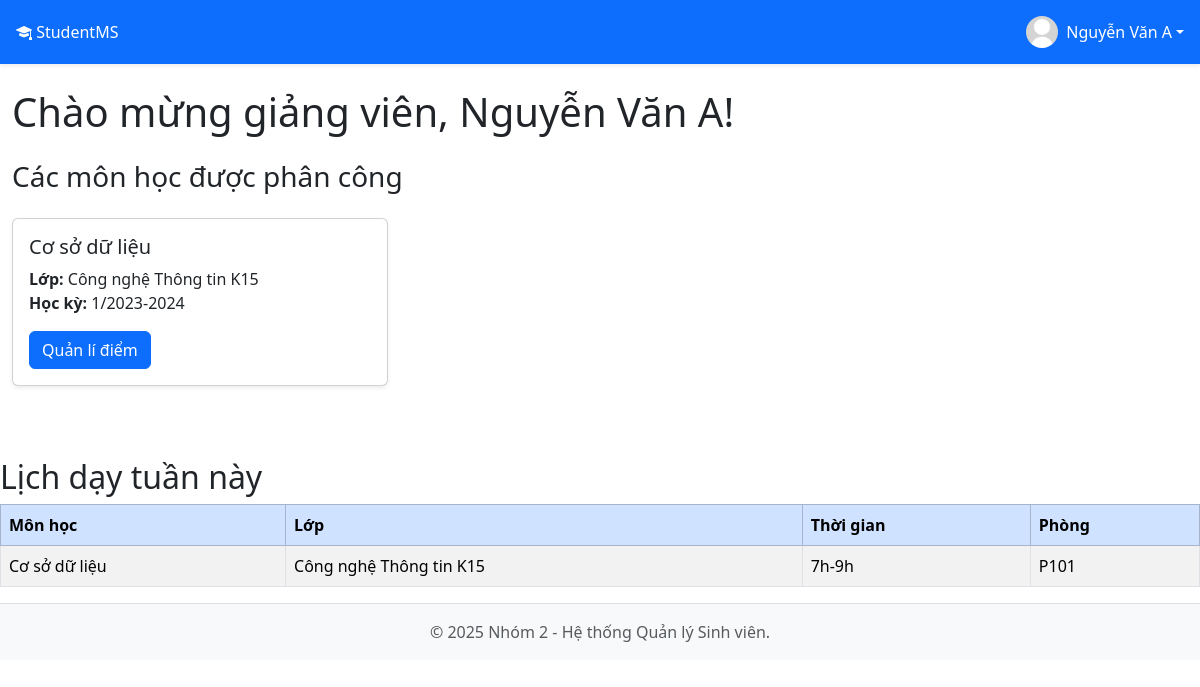
Screenshot of /lecturer/index.php (signed in) with the database file from the repository.
### tables this page shows
CREATE TABLE IF NOT EXISTS `users` (
  `id` int NOT NULL AUTO_INCREMENT,
  `username` varchar(50) NOT NULL,
  `password` varchar(255) NOT NULL,
  `role` enum('admin','lecturer','student') NOT NULL,
  `email` varchar(255) NOT NULL,
  `full_name` varchar(255) NOT NULL,
  `phone` varchar(20) DEFAULT NULL,
  `address` text,
  `gender` enum('Nam','Nữ','Khác') DEFAULT NULL,
  `birthday` date DEFAULT NULL,
  `avatar` varchar(255) DEFAULT 'default.png',
  `lop_hoc_id` int DEFAULT NULL,
  PRIMARY KEY (`id`),
  UNIQUE KEY `username` (`username`),
  UNIQUE KEY `email` (`email`),
  KEY `lop_hoc_id` (`lop_hoc_id`)
);

CREATE TABLE IF NOT EXISTS `phan_cong` (
  `id` int NOT NULL AUTO_INCREMENT,
  `lecturer_id` int NOT NULL,
  `subject_id` int NOT NULL,
  `lop_hoc_id` int NOT NULL,
  `hoc_ky` int NOT NULL,
  `nam_hoc` varchar(10) NOT NULL,
  PRIMARY KEY (`id`),
  KEY `lecturer_id` (`lecturer_id`),
  KEY `subject_id` (`subject_id`),
  KEY `lop_hoc_id` (`lop_hoc_id`)
);

CREATE TABLE IF NOT EXISTS `mon_hoc` (
  `id` int NOT NULL AUTO_INCREMENT,
  `ma_mon` varchar(20) NOT NULL,
  `ten_mon` varchar(255) NOT NULL,
  `so_tin_chi` int NOT NULL,
  `khoa_id` int NOT NULL,
  PRIMARY KEY (`id`),
  UNIQUE KEY `ma_mon` (`ma_mon`),
  KEY `khoa_id` (`khoa_id`)
);

CREATE TABLE IF NOT EXISTS `lop_hoc` (
  `id` int NOT NULL AUTO_INCREMENT,
  `ma_lop` varchar(50) NOT NULL,
  `ten_lop` varchar(255) NOT NULL,
  `khoa_id` int NOT NULL,
  PRIMARY KEY (`id`),
  UNIQUE KEY `ma_lop` (`ma_lop`),
  KEY `khoa_id` (`khoa_id`)
);

### includes/session.php (called while the page is built, shortened)
<?php
require_once dirname(__DIR__) . '/config/db.php';
$user_id = $_SESSION['user_id'];
$stmt = $pdo->prepare("SELECT * FROM users WHERE id = :id");
$stmt->execute(['id' => $user_id]);
$current_user = $stmt->fetch();
?>

### lecturer/index.php (the view, shortened to what this page needs)
<?php
require_once '../includes/session.php';
require_once '../config/db.php';
$stmt = $pdo->prepare("
    SELECT
        pc.id,
        mh.ten_mon,
        lh.ten_lop,
        pc.hoc_ky,
        pc.nam_hoc
    FROM phan_cong pc
    JOIN mon_hoc mh ON pc.subject_id = mh.id
    JOIN lop_hoc lh ON pc.lop_hoc_id = lh.id
    WHERE pc.lecturer_id = ?
    ORDER BY pc.nam_hoc DESC, pc.hoc_ky DESC
");
$stmt->execute([$_SESSION['user_id']]);
$phan_congs = $stmt->fetchAll();
require_once '../includes/header.php';
?>
<div class="container-fluid">
    <div class="row">
        <div class="col-12">
            <h1 class="mt-4">Chào mừng giảng viên, <?= htmlspecialchars($_SESSION['full_name']) ?>!</h1>
            <h3 class="mt-4">Các môn học được phân công</h3>
            <?php if (!empty($phan_congs)): ?>
                <div class="row mt-4">
                    <?php foreach ($phan_congs as $pc): ?>
                    <div class="col-md-6 col-lg-4 mb-4">
                        <div class="card h-100 shadow-sm">
                            <div class="card-body">
                                <h5 class="card-title"><?= htmlspecialchars($pc['ten_mon']) ?></h5>
                                <p class="card-text">
                                    <strong>Lớp:</strong> <?= htmlspecialchars($pc['ten_lop']) ?><br>
                                    <strong>Học kỳ:</strong> <?= $pc['hoc_ky'] ?>/<?= $pc['nam_hoc'] ?>
                                </p>
                                <a href="grades.php?phan_cong_id=<?= (int)$pc['id'] ?>" class="btn btn-primary">Quản lí điểm</a>
                            </div>
                        </div>
                    </div>
                    <?php endforeach; ?>
                </div>
            <?php endif; ?>
        </div>
    </div>
</div>
<?php
$schedules = [];
if ($_SESSION['role'] === 'lecturer') {
    try {
        $stmt = $pdo->prepare("
            SELECT
                mh.ten_mon AS subject_name,
                lh.ten_lop AS class_name,
                pc.hoc_ky AS semester,
                pc.nam_hoc AS year,
                '7h-9h' AS time,       -- Giả sử thời gian cố định
                'P101' AS room         -- Giả sử phòng cố định
            FROM phan_cong pc
            JOIN mon_hoc mh ON pc.subject_id = mh.id
            JOIN lop_hoc lh ON pc.lop_hoc_id = lh.id
            WHERE pc.lecturer_id = ?
            ORDER BY pc.nam_hoc DESC, pc.hoc_ky DESC
        ");
        $stmt->execute([$_SESSION['user_id']]);
        $schedules = $stmt->fetchAll();
    } catch (PDOException $e) {
        error_log("Lỗi truy vấn lịch dạy: " . $e->getMessage());
        $schedules = [];
    }
}
?>
<h2 class="mt-5">Lịch dạy tuần này</h2>
<div class="table-responsive">
    <table class="table table-bordered table-striped">
        <thead class="table-primary">
            <tr>
                <th>Môn học</th>
                <th>Lớp</th>
                <th>Thời gian</th>
                <th>Phòng</th>
            </tr>
        </thead>
        <tbody>
            <?php if (!empty($schedules)): ?>
                <?php foreach ($schedules as $row): ?>
                    <tr>
                        <td><?= htmlspecialchars($row['subject_name']) ?></td>
                        <td><?= htmlspecialchars($row['class_name']) ?></td>
                        <td><?= htmlspecialchars($row['time'] ?? 'Chưa có') ?></td>
                        <td><?= htmlspecialchars($row['room'] ?? 'Chưa có') ?></td>
                    </tr>
                <?php endforeach; ?>
            <?php else: ?>
                <tr><td colspan="4" class="text-center">Chưa có lịch dạy.</td></tr>
            <?php endif; ?>
        </tbody>
    </table>
</div>
<?php require_once '../includes/footer.php'; ?>

### includes/header.php (shortened to what this page needs)
<?php
$base_url = '/QuanLiSinhVien/';
?>
<!DOCTYPE html>
<html lang="vi">
<head>
    <link href="https://cdn.jsdelivr.net/npm/bootstrap@5.3.3/dist/css/bootstrap.min.css" rel="stylesheet">
    <link rel="stylesheet" href="https://cdn.jsdelivr.net/npm/bootstrap-icons@1.11.3/font/bootstrap-icons.min.css">
    <link rel="stylesheet" href="<?php echo $base_url; ?>assets/css/style.css">
</head>
<body>
<header class="navbar navbar-dark sticky-top bg-primary p-0 shadow-sm py-2">
    <a class="navbar-brand col-md-3 col-lg-2 me-0 px-3 fs-6" href="<?php echo $base_url; ?>index.php">
        <i class="bi bi-mortarboard-fill"></i> StudentMS
    </a>
    <ul class="navbar-nav flex-row ms-auto me-3">
        <?php if (isset($_SESSION['user_id'])): ?>
            <li class="nav-item dropdown">
                <a class="nav-link dropdown-toggle text-white d-flex align-items-center" href="#" id="navbarDropdown" role="button" data-bs-toggle="dropdown" aria-expanded="false">
                    <img src="<?php echo $base_url . 'assets/images/avatars/' . (isset($current_user['avatar']) ? htmlspecialchars($current_user['avatar']) : 'default.png'); ?>"
                         alt="Avatar" class="rounded-circle me-2" style="width: 32px; height: 32px; object-fit: cover;">
                    <span class="d-none d-sm-inline"><?php echo isset($_SESSION['full_name']) ? htmlspecialchars($_SESSION['full_name']) : 'Tài khoản'; ?></span>
                </a>
            </li>
        <?php else: ?>
            <li class="nav-item"><a class="nav-link px-3 text-white" href="<?php echo $base_url; ?>login.php">Đăng nhập</a></li>
        <?php endif; ?>
    </ul>
</header>

### assets/css/style.css (style rules this page uses)
.navbar-brand { padding-top: .75rem; padding-bottom: .75rem; font-size: 1rem; }

### rows the page displays
users: avatar (placeholder picture)
phan_cong: subject.ten_mon "Cơ sở dữ liệu", lop_hoc.ten_lop "Công nghệ Thông tin K15", hoc_ky "1", nam_hoc "2023-2024", time "7h-9h", room "P101"

### other values shown
$_SESSION['full_name'] "Nguyễn Văn A"
